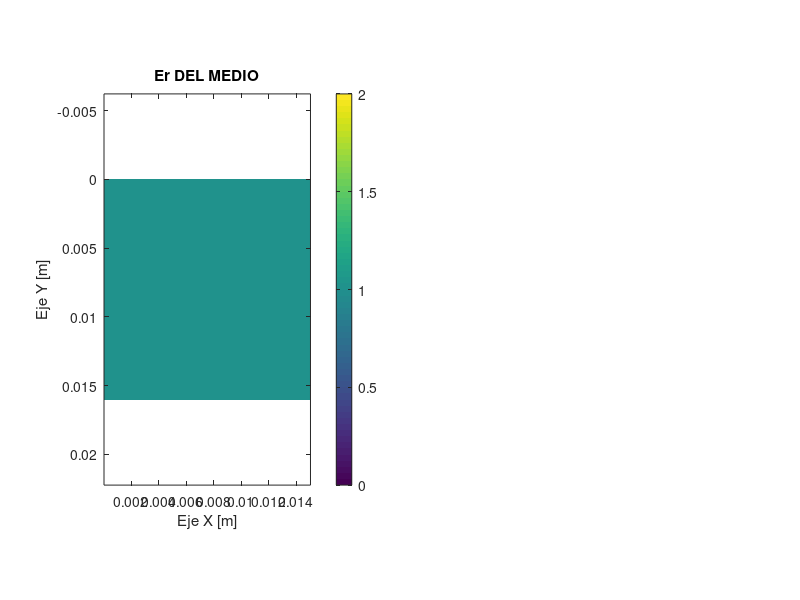

The MATLAB script that drew this image: (Note: this script raises an error after producing the figure.)
% Simulacion de onda cilindrica propagandose en el vacio.

% INITIALIZE MATLAB
close all;
clc;
clear all;

% UNITS
degrees     = pi/180;
meters      = 1;
centimeters = 1e-2 * meters;
millimeters = 1e-3 * meters;
micrometers = 1e-6 * meters;
nanometers  = 1e-9 * meters;
inches      = 2.54 * centimeters;
feet        = 12 * inches;
seconds     = 1;
hertz       = 1/seconds;
kilohertz   = 1e3 * hertz;
megahertz   = 1e6 * hertz;
gigahertz   = 1e9 * hertz;
terahertz   = 1e12 * hertz;
petahertz   = 1e15 * hertz;

% CONSTANTS
e0 = 8.85418782e-12 * 1/meters;
u0 = 1.25663706e-6 * 1/meters;
N0 = sqrt(u0/e0);
c0 = 299792458 * meters/seconds;

%%%%%%%%%%%%%%%%%%%%%%%%%%%%%%%%%%%%%%%%%%%%%%%%%%%%%%%%%
%% DASHBOARD
%%%%%%%%%%%%%%%%%%%%%%%%%%%%%%%%%%%%%%%%%%%%%%%%%%%%%%%%%

% DEFINE CILINDRCAL WAVE SOURCE PARAMETERS
f0    = 120.0 * gigahertz;
theta = 30*degrees;
lam0  = c0/f0;
k0    = 2*pi/lam0;
MODE  = 'E';

% MEDIUM PARAMETERS

er1 = 1.0;
ur1 = 1.0;

% DEFINE FDFD PARAMETERS
NRES   = 100;
real_x = 1.5 * centimeters;
real_y =  1.0 * centimeters;
SPACER = lam0*[1 1];
NPML   = [20 20 20 20];
ermax  = er1;
nmax   = sqrt(ermax);

%%%%%%%%%%%%%%%%%%%%%%%%%%%%%%%%%%%%%%%%%%%%%%%%%%%%%%%%%
%% CALCULATE OPTIMIZED GRID
%%%%%%%%%%%%%%%%%%%%%%%%%%%%%%%%%%%%%%%%%%%%%%%%%%%%%%%%%

% GRID RESOLUTION
dx = lam0/nmax/NRES;
dy = lam0/nmax/NRES;

% GRID SIZE
Sx = real_x;
Nx = ceil(Sx/dx);
Sx = Nx*dx;

Sy = SPACER(1) + real_y + SPACER(2);
Ny = NPML(1) + ceil(Sy/dy) + NPML(1);
Sy = Ny*dy;

% 2X GRID
Nx2 = 2*Nx;             dx2 = dx/2;
Ny2 = 2*Ny;             dy2 = dy/2;

% CALCULATE AXIS VECTORS
xa = [1:Nx]*dx;
ya = [1:Ny]*dy;
[Y,X] = meshgrid(ya,xa);
xa2 = [1:Nx2]*dx2;
ya2 = [1:Ny2]*dy2;

%%%%%%%%%%%%%%%%%%%%%%%%%%%%%%%%%%%%%%%%%%%%%%%%%%%%%%%%%
%% BUILD DIFFRACTION GRATING
%%%%%%%%%%%%%%%%%%%%%%%%%%%%%%%%%%%%%%%%%%%%%%%%%%%%%%%%%

% INITIALIZE VACUMM
ER2 = er1*ones(Nx2,Ny2);
UR2 = ur1*ones(Nx2,Ny2);
 
 
% SHOW REPRESENTED SPACE
subplot(121);
imagesc(xa2,ya2,ER2.');
axis equal tight;
colorbar;
xlabel('Eje X [m]');
ylabel('Eje Y [m]');
title('Er DEL MEDIO');


% INCORPORATE PML
[ERxx,ERyy,ERzz,URxx,URyy,URzz] ...
                    = addupml2d(ER2,UR2,NPML);

% DIAGONALIZE MATERIAL TENSORS
ERxx = diag(sparse(ERxx(:)));
ERyy = diag(sparse(ERyy(:)));
ERzz = diag(sparse(ERzz(:)));
URxx = diag(sparse(URxx(:)));
URyy = diag(sparse(URyy(:)));
URzz = diag(sparse(URzz(:)));

%%%%%%%%%%%%%%%%%%%%%%%%%%%%%%%%%%%%%%%%%%%%%%%%%%%%%%%%%
%% PERFORM FDFD ANALYSIS
%%%%%%%%%%%%%%%%%%%%%%%%%%%%%%%%%%%%%%%%%%%%%%%%%%%%%%%%%

% BUILD DERIVATIVE MATRICES
NS  = [Nx Ny];
RES = [dx dy];
BC  = [0 0];
[DEX,DEY,DHX,DHY] = yeeder2d(NS,k0*RES,BC,k0/k0);
        
% BUILD WAVE MATRIX
if MODE == 'E'
    A = DHX/URyy*DEX + DHY/URxx*DEY + ERzz;
else
    A = DEX/ERyy*DHX + DEY/ERxx*DHY + URzz;
end

% CALCULATE SOURCE FIELD
x0 = Sx/2;                % posición fuente en x
y0 = Sy/2;                % posición fuente en y
R  = sqrt( (X - x0).^2 + (Y - y0).^2 );
R(R==0) = dx/10;        
fsrc = besselh(0, 1, k0 * R);  % Funcion de Hankel primera especie, orden 0

% CALCULATE SCATTERED-FIELD MASKING MATRIX
Q = zeros(Nx,Ny);
r_mask = lam0*2.5;  % radio zona TF
Q( R < r_mask ) = 1;
Q = diag(sparse(Q(:)));


% CALCULATE SOURCE VECTOR
b = (Q*A - A*Q)*fsrc(:);

% SOLVE FOR FIELD
f = A\b;
f = reshape(f,Nx,Ny);

% SHOW FIELD
subplot(122);
pcolor(xa,ya,real(f).');
shading interp;
axis equal tight;
set(gca,'YDir','reverse');
caxis([-1 1]);
colorbar;
title('real(E_z)');


%%%%%%%%%%%%%%%%%%%%%%%%%%%%%%%%%%%%%%%%%%%%%%%%%%%%%%%%%
%% EXTRA GRAPHS
%%%%%%%%%%%%%%%%%%%%%%%%%%%%%%%%%%%%%%%%%%%%%%%%%%%%%%%%%

figure(2)
pcolor(xa,ya,abs(f).'); shading interp; axis equal tight;
set(gca,'YDir','reverse'); colorbar; title('|E_z|');


% TF/SF zone
figure(3);
Q_matrix = reshape(full(diag(Q)),Nx,Ny);
imagesc(xa,ya,Q_matrix.');
axis equal tight;
set(gca,'YDir','reverse');
colormap(parula);
colorbar;
xlabel('Eje X [m]');
ylabel('Eje Y [m]');
title('Zona TF (1) y SF (0)');
